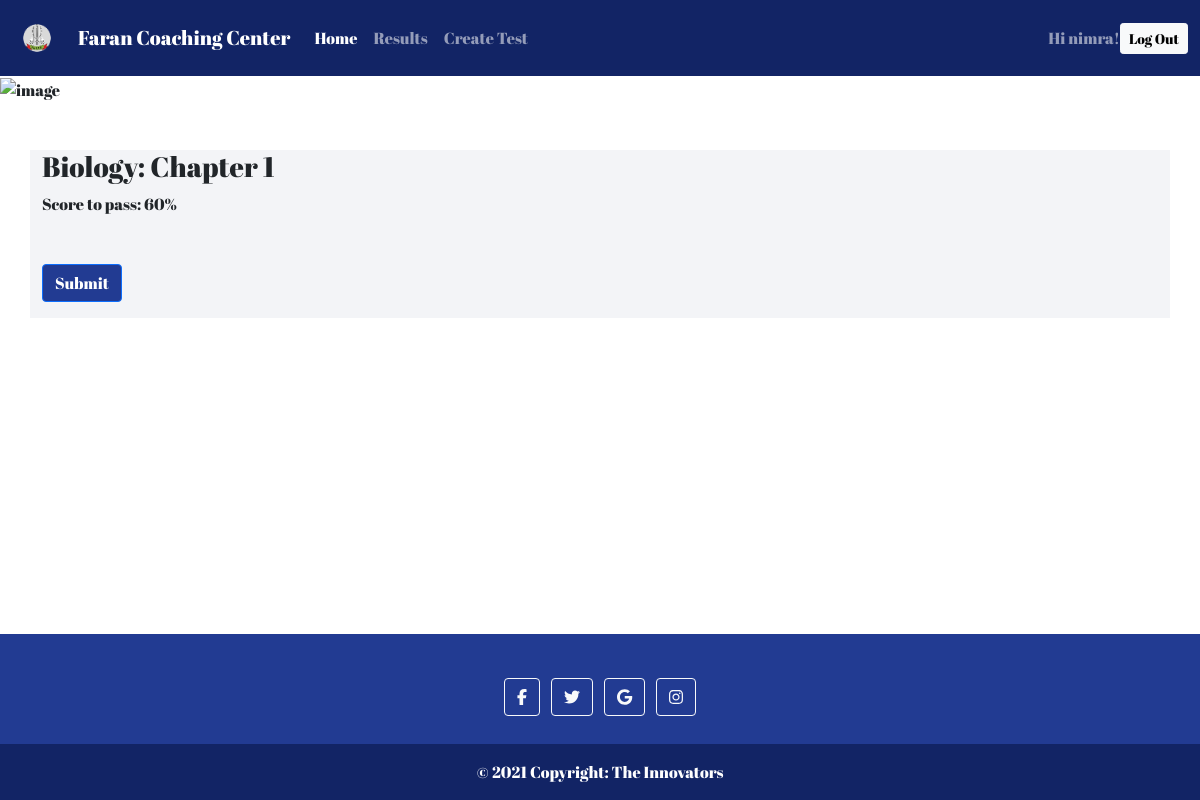
Screenshot of /21/ (signed in) with the database file from the repository.
### mcqs/models.py (models this page shows, shortened)
class Test(models.Model):
    name = models.CharField(max_length=120)
    topic = models.CharField(max_length=500)
    number_of_questions = models.IntegerField()
    time = models.IntegerField()
    passing_score = models.IntegerField()
    created_by = models.ForeignKey(User, on_delete=models.CASCADE)
    created_date_time = models.DateTimeField(auto_now=False, auto_now_add=False, default=timezone.now)

### mcqs/views.py (the view)
# urls.py: path('<pk>/', views.test_view, name='test-view'),
@login_required
def test_view(request, pk):
    test = Test.objects.get(pk=pk)
    if Result.objects.filter(user=request.user, test_name=test).exists():
            return render(request, 'mcqs/test.html',{'text':'You have already submit the test',
                                                    'test_name':test})
    return render(request, 'mcqs/test.html',{'obj':test})

### mcqs/templates/mcqs/test.html (shortened to what this page needs)
{% extends "base.html" %}
{% load static %}
{% block content %}
{% if text != none %}
<div class="container mt-5 mb-5" style="background-color: #F3F4F7;">
  <!-- <script type="text/javascript">
    window.onload = function() {
    }
    window.addEventListener('unload', function(event) {
          });
  </script> -->
    <h3>{{test_name}}</h3>
    <p><b>{{text}}</b></p>
      <a href="{% url 'mcqs:user-result-view' %}" class="btn btn-primary mb-3">View Result</a>
  </div>
{% else %}
<div class="container mt-5 mb-5" style="background-color: #F3F4F7;">
<div class="row">
  <div class="col">
    <h3>{{obj.name}}: {{obj.topic}}</h3>
    <p>Score to pass: {{obj.passing_score}}%</p>
  </div>
  <div class="col text-end" id="timer-box">
  </div>
</div>
<form id="quiz-form" class="mt-3 mb-3">
    <button type="submit" class="btn btn-primary mt-3 mb-3">Submit</button>
</form>
</div>
{% endif %}
{% endblock content %}

### templates/base.html (shortened to what this page needs)
{% load static %}
<!doctype html>
<html lang="en" class="h-100">
  <head>
    <link href="https://cdn.jsdelivr.net/npm/bootstrap@5.0.1/dist/css/bootstrap.min.css" rel="stylesheet">
    <link rel="stylesheet" href={% static 'style.css' %}>
  </head>
  <body class="d-flex flex-column h-100">
    <header>
      <nav class="navbar navbar-expand-lg navbar-dark" style="background-color: #122465;">
      <div class="container-fluid">
        <a class="navbar-brand" href="{% url 'mcqs:main-view' %}">
          <img src="{% static 'images/faran-logo.png' %}" alt="" width="50" height="50">
        </a>
        <a class="navbar-brand" href="{% url 'mcqs:main-view' %}">Faran Coaching Center</a>
        <div class="collapse navbar-collapse" id="navbarText">
          <ul class="navbar-nav me-auto mb-2 mb-lg-0">
            <li class="nav-item">
              <a class="nav-link active" aria-current="page" href="{% url 'mcqs:main-view' %}">Home</a>
            </li>
            <li class="nav-item">
              {% if user.is_superuser %}
                <a class="nav-link" href="{% url 'mcqs:result-view' %}">Results</a>
              {% else %}
                <a class="nav-link" href="{% url 'mcqs:user-result-view' %}">Results</a>
              {% endif %}
            </li>
            {% if user.is_superuser %}
            <li class="nav-item">
              <a class="nav-link" href="{% url 'mcqs:test_new' %}">Create Test</a>
              </li>
            {% endif %}
          </ul>
          {% if user.is_authenticated %}
          <span class="navbar-text">
            Hi {{ user.username }}!
          </span>
            <a class="btn btn-light btn-sm" href="{% url 'logout' %}">Log Out</a>
          {% else %}
            <a class="btn btn-light btn-sm" href="{% url 'login' %}">Log In</a>
          {% endif %}
        </div>
      </div>
    </nav>
    </header>
<main class="flex-shrink-0">
    <img src="{% static 'images/back_image.jpg' %}" class="img-fluid" alt="image" style="height: 550px; width: 100%;">
    {% block content %}
    {% endblock content %}
</main>
<footer class="footer mt-auto py-3 text-center text-white pb-0"  style="background-color: #223B92;">
<div class="container p-4 pb-0">
<section class="mb-4">
  <a class="btn btn-outline-light btn-floating m-1" href="https://www.facebook.com/ThePinnacleCollege/" role="button"
    ><i class="fab fa-facebook-f"></i
  ></a>
  <a class="btn btn-outline-light btn-floating m-1" href="https://twitter.com/adeelrao256" role="button"
    ><i class="fab fa-twitter"></i
  ></a>
  <a class="btn btn-outline-light btn-floating m-1" href="https://play.google.com/store/apps/details?id=com.kambohcomputingservices.parentsportal.pinnacle_college_karachi&hl=en&gl=US" role="button"
    ><i class="fab fa-google"></i
  ></a>
  <a class="btn btn-outline-light btn-floating m-1" href="https://www.instagram.com/thepinnaclecollege/" role="button"
    ><i class="fab fa-instagram"></i
  ></a>
</section>
</div>
<div class="text-center p-3 mb-0" style="background-color: #122465;">
© 2021 Copyright: The Innovators
</div>
</footer>
</body>
</html>

### templates/base.html (style rules this page uses)
body { font-family: 'myfont'; }
.btn-primary { background-color: #223B92; }

### rows the page displays
Test: name "Biology", topic "Chapter 1", passing_score "60"

### other values shown
{{ user.username }} "nimra"
